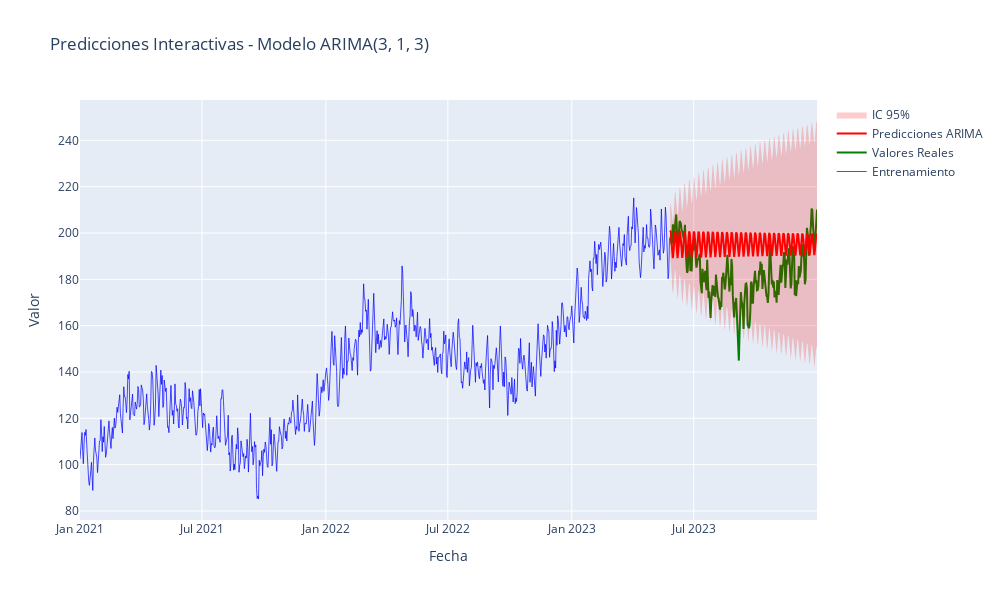

Notebook source saved alongside this figure:
### Markdown cell above
## 10. Gráfico Interactivo con Plotly

### Code cell
# Crear gráfico interactivo
fig = go.Figure()

# Datos de entrenamiento
fig.add_trace(go.Scatter(
    x=train_data.index,
    y=train_data.values,
    mode='lines',
    name='Entrenamiento',
    line=dict(color='blue', width=1),
    opacity=0.7
))

# Valores reales de prueba
fig.add_trace(go.Scatter(
    x=test_data.index,
    y=test_data.values,
    mode='lines',
    name='Valores Reales',
    line=dict(color='green', width=2)
))

# Predicciones
fig.add_trace(go.Scatter(
    x=forecast_df.index,
    y=forecast_df['forecast'],
    mode='lines',
    name='Predicciones ARIMA',
    line=dict(color='red', width=2)
))

# Intervalo de confianza superior
fig.add_trace(go.Scatter(
    x=forecast_df.index,
    y=forecast_df['upper_ci'],
    mode='lines',
    line=dict(color='rgba(255,0,0,0)'),
    showlegend=False,
    hoverinfo='skip'
))

# Intervalo de confianza inferior
fig.add_trace(go.Scatter(
    x=forecast_df.index,
    y=forecast_df['lower_ci'],
    mode='lines',
    line=dict(color='rgba(255,0,0,0)'),
    fill='tonexty',
    fillcolor='rgba(255,0,0,0.2)',
    name='IC 95%',
    hoverinfo='skip'
))

fig.update_layout(
    title=f'Predicciones Interactivas - Modelo ARIMA{best_params}',
    xaxis_title='Fecha',
    yaxis_title='Valor',
    width=1000,
    height=600,
    hovermode='x unified'
)

fig.show()

### Figure 1 — Plotly figure (JSON) as saved in the notebook; plotly's stock layout.template omitted (floating-point values rounded to 4 significant figures; data arrays with more than 128 entries replaced by an {"elided": "..."} marker saying what was removed)
{"data": [{"line": {"color": "blue", "width": 1}, "mode": "lines", "name": "Entrenamiento", "opacity": 0.7, "type": "scatter", "x": {"elided": "876 str values"}, "y": {"elided": "876 float values"}}, {"line": {"color": "green", "width": 2}, "mode": "lines", "name": "Valores Reales", "type": "scatter", "x": {"elided": "219 str values"}, "y": {"elided": "219 float values"}}, {"line": {"color": "red", "width": 2}, "mode": "lines", "name": "Predicciones ARIMA", "type": "scatter", "x": {"elided": "219 str values"}, "y": {"elided": "219 float values"}}, {"hoverinfo": "skip", "line": {"color": "rgba(255,0,0,0)"}, "mode": "lines", "showlegend": false, "type": "scatter", "x": {"elided": "219 str values"}, "y": {"elided": "219 float values"}}, {"fill": "tonexty", "fillcolor": "rgba(255,0,0,0.2)", "hoverinfo": "skip", "line": {"color": "rgba(255,0,0,0)"}, "mode": "lines", "name": "IC 95%", "type": "scatter", "x": {"elided": "219 str values"}, "y": {"elided": "219 float values"}}], "layout": {"height": 600, "hovermode": "x unified", "title": {"text": "Predicciones Interactivas - Modelo ARIMA(3, 1, 3)"}, "width": 1000, "xaxis": {"title": {"text": "Fecha"}}, "yaxis": {"title": {"text": "Valor"}}}}
